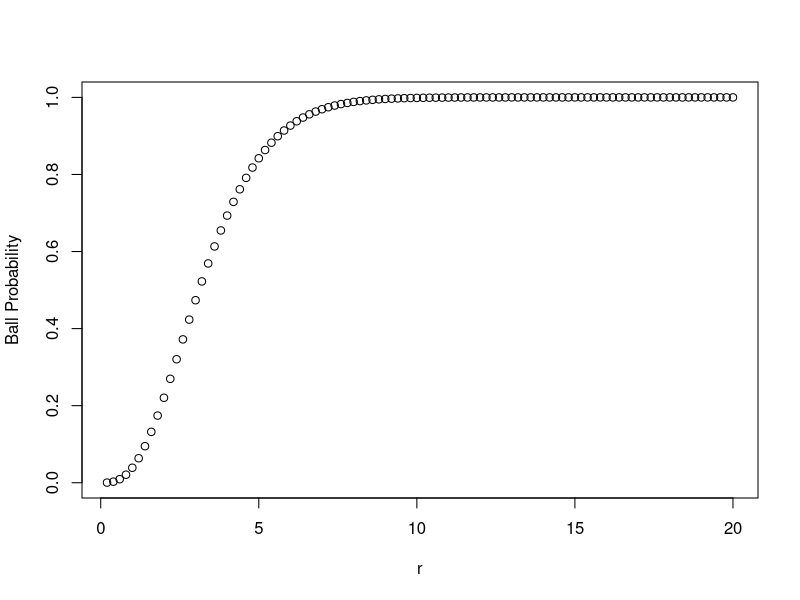

This chart was generated by the following R code:
fig1 <- function(){
     x <- read.table("fig1.txt")
     postscript(file="./fig1.eps",width=5,height=5,horizontal=FALSE,onefile=FALSE,paper="special",family="Helvetica")
     plot(x$V1, x$V2, xlab="r", ylab="Ball Probability")
     dev.off()
}

fig1()